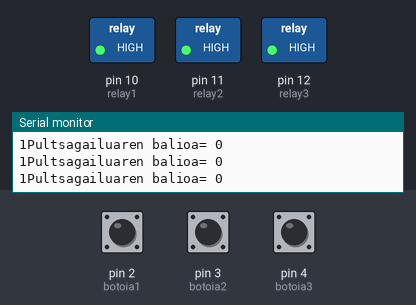
Simulated run of this sketch. Board: Arduino Uno, built with avr-gcc and run on an emulated ATmega328P. Parts: switched loads named in the sketch (green lamp = pin HIGH), the last lines printed to the serial monitor. The test bench sets the inputs (shaded band); at power-on: pin 2 (botoia1) LOW, pin 3 (botoia2) LOW, pin 4 (botoia3) LOW.

Above: at 1.4 s.
1.5 s: pin 2 (botoia1) pulled HIGH for 0.35 s
At 1.9 s:
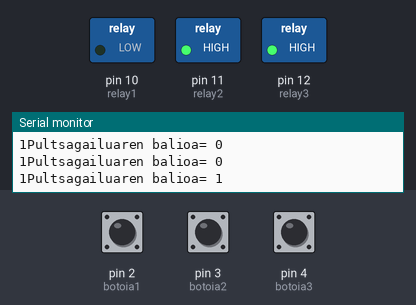
3.6 s: pin 3 (botoia2) pulled HIGH for 0.35 s
At 3.86 s:
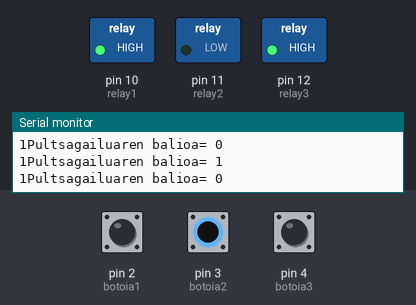
5.5 s: pin 4 (botoia3) pulled HIGH for 0.35 s
At 5.76 s:
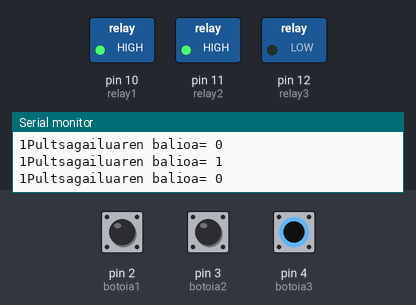
7.4 s: pin 4 (botoia3) pulled HIGH for 3.2 s
At 11.7 s:
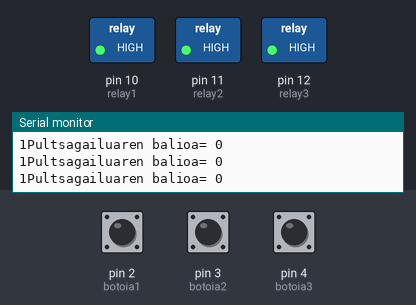
12.2 s: pin 2 (botoia1) pulled HIGH for 3.2 s
At 13.1 s:
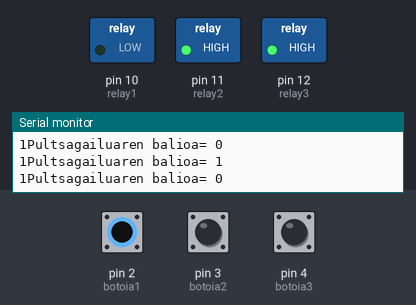
17.1 s: pin 2 (botoia1) driven HIGH and pin 3 (botoia2) driven HIGH and pin 4 (botoia3) driven HIGH
At 18.6 s:
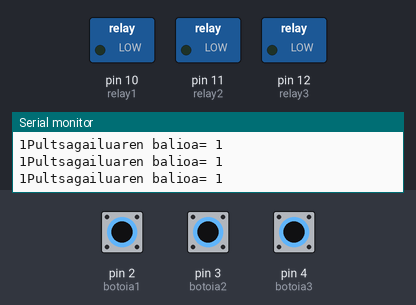
Timing chart, 0 to 19.8 s (numbered marks = the images above; inputs shaded):
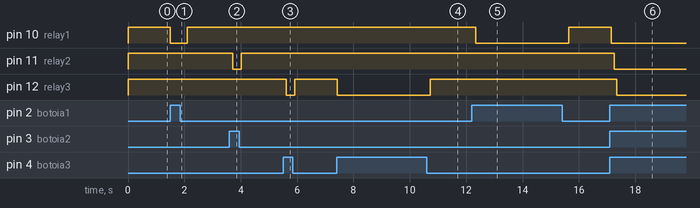

Measured:
- after the input at 1.5 s, pin 10 (relay1): HIGH → LOW at once, → HIGH 0.60 s later
- after the input at 3.6 s, pin 11 (relay2): HIGH → LOW after 0.11 s, → HIGH 0.30 s later
- after the input at 5.5 s, pin 12 (relay3): HIGH → LOW after 0.12 s, → HIGH 0.30 s later
- after the input at 7.4 s, pin 12 (relay3): HIGH → LOW at once, → HIGH 3.3 s later
- after the input at 12.2 s, pin 10 (relay1): HIGH → LOW after 0.14 s, → HIGH 3.3 s later
- after the input at 17.1 s, pin 10 (relay1): HIGH → LOW after 0.05 s; pin 11 (relay2): HIGH → LOW after 0.15 s; pin 12 (relay3): HIGH → LOW after 0.25 s

The sketch:

ERRONKA2_HIRU_RELE_ONA.ino
```cpp
int botoia1= 2;
int botoia2= 3;
int botoia3= 4;
int relay1= 10;
int relay2= 11;
int relay3= 12;
int balioa =0;

// Sarrera-Irteeren Inizializazioa

void setup()
  {
 Serial.begin (9600);
 pinMode (botoia1, INPUT);
 pinMode (relay1, OUTPUT);
 digitalWrite(relay1,HIGH); //Errelea itzali

 Serial.begin (9600);
  pinMode (botoia2, INPUT);
 pinMode (relay2, OUTPUT);
 digitalWrite(relay2, HIGH); //Errelea itzali

 Serial.begin (9600);
  pinMode (botoia3, INPUT);
 pinMode (relay3, OUTPUT);
 digitalWrite(relay3,HIGH); //Errelea itzali

  }


// Programa nagusia

void loop()
  {

    balioa = digitalRead(botoia1); //Pultsadorea irakurri
    digitalWrite(relay1,!balioa);
    Serial.print ("1Pultsagailuaren balioa= ");
    Serial.println (balioa);
    delay (100);


    balioa = digitalRead(botoia2); //Pultsadorea irakurri
    digitalWrite(relay2,!balioa);
    Serial.print ("1Pultsagailuaren balioa= ");
    Serial.println (balioa);
    delay (100);


    balioa = digitalRead(botoia3); //Pultsadorea irakurri
    digitalWrite(relay3,!balioa);
    Serial.print ("1Pultsagailuaren balioa= ");
    Serial.println (balioa);
    delay (100);


 }
```
